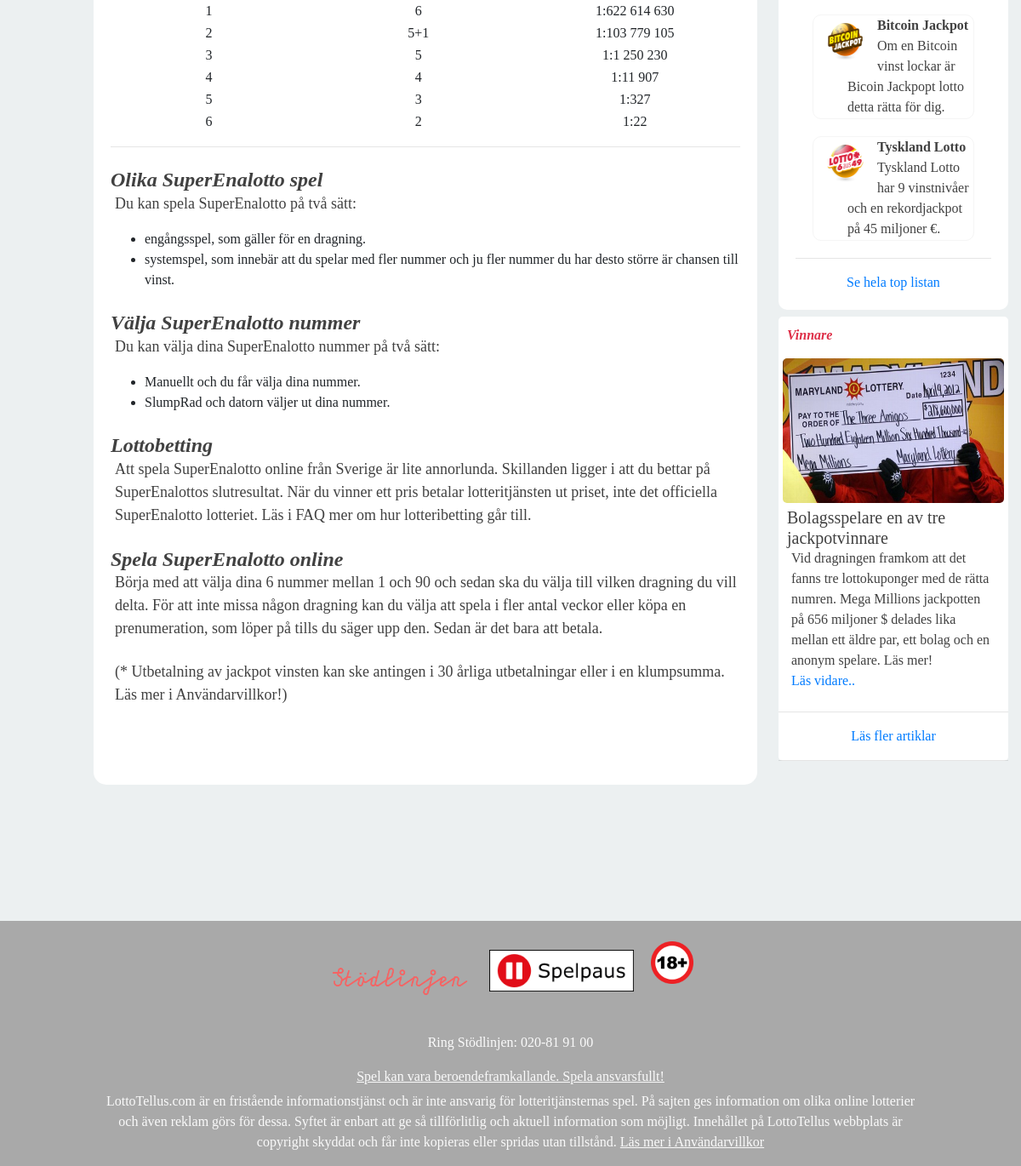
The app's page /lottery-superenalotto/ (lower part), older data.
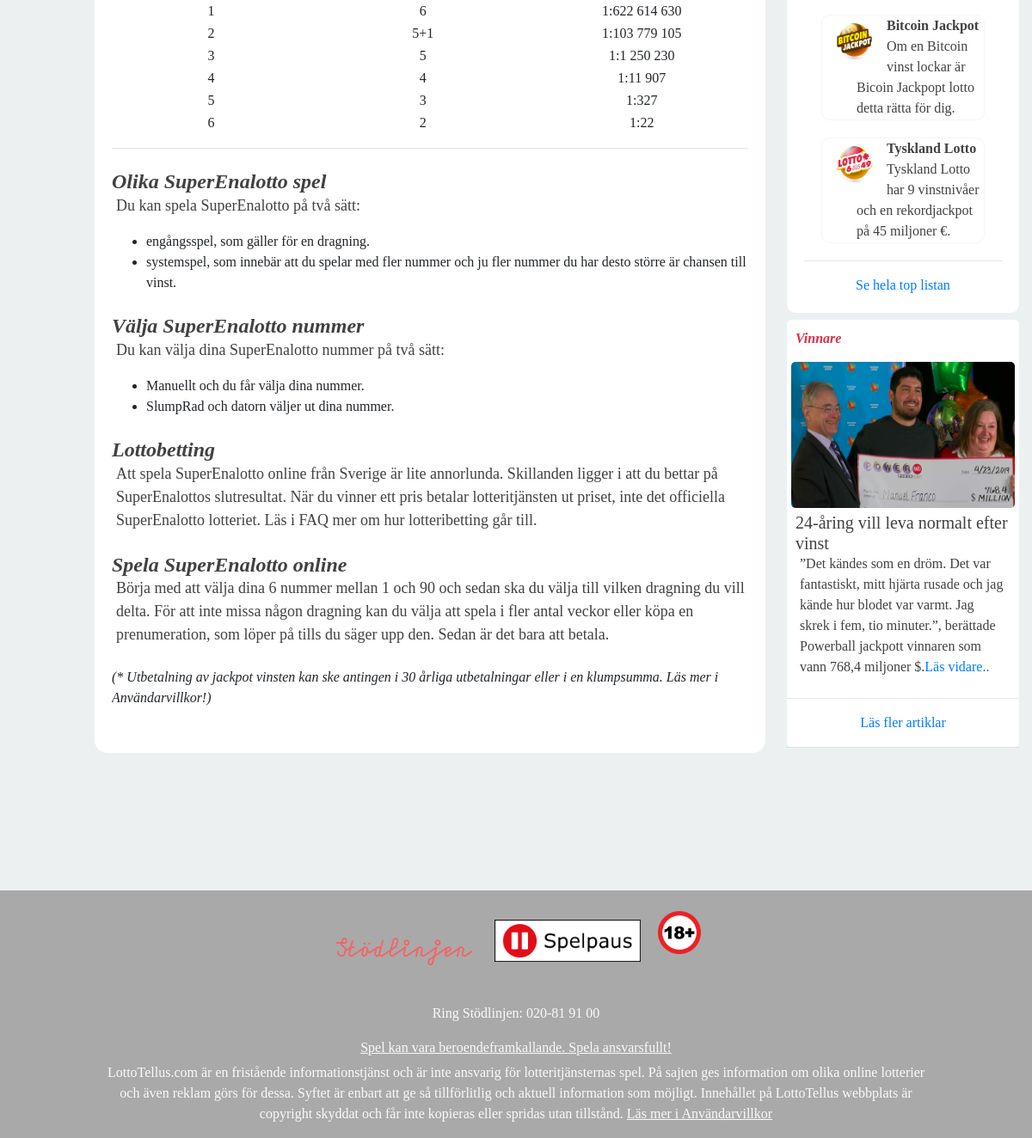
The same page, newer data.
### website/models.py (models this page shows, shortened)
class Lottery(models.Model):
	slug = models.SlugField(unique=True)
	supplier = models.ForeignKey(Lottery_supplier, on_delete=models.CASCADE)
	name_of_lottery = models.CharField(max_length=100)
	continent = models.CharField(max_length=100)
	provider = models.CharField(max_length=50, blank=True)
	jackpot = models.CharField(max_length=40, blank=True)
	odds = models.CharField(max_length=100, blank=True)
	dragnings_datum = models.CharField(max_length=400)
	pris_biljett = models.CharField(max_length=100, blank=True)
	intro_content = models.TextField(max_length=500, blank=True)
	logo = models.ImageField(default=None, blank=True)
	mini_content = models.CharField(max_length=100, blank=True)
	welcome_text = BleachField(blank=True)
	a_title = models.CharField(max_length=200, blank=True)
	a_content = BleachField(blank=True)
	a_content_image_right = models.ImageField(default=None, blank=True)
	b_title = models.CharField(max_length=200, blank=True)
	b_content = BleachField(blank=True)
	b_image = models.ImageField(default=None, blank=True)
	c_title = models.CharField(max_length=200, blank=True)
	c_content = BleachField(blank=True)
	d_title = models.CharField(max_length=200, blank=True)
	d_content = BleachField(blank=True)
	e_title = models.CharField(max_length=200, blank=True)
	e_content = BleachField(blank=True)
	f_title = models.CharField(max_length=200, blank=True)
	f_content = BleachField(blank=True)
	g_title = models.CharField(max_length=200, blank=True)
	g_content = BleachField(blank=True)
	h_title = models.CharField(max_length=200, blank=True)
	h_content = BleachField(blank=True)
	i_title = models.CharField(max_length=200, blank=True)
	i_content = BleachField(blank=True)
	j_title = models.CharField(max_length=200, blank=True)
	j_content = BleachField(blank=True)
	k_title = models.CharField(max_length=200, blank=True)
	k_content = BleachField(blank=True)
	l_title = models.CharField(max_length=200, blank=True)
	l_content = BleachField(blank=True)

class Winner(models.Model):
	slug = models.SlugField(unique=True)
	lottery = models.ForeignKey(Lottery, on_delete=models.CASCADE)
	meta_title = models.CharField(max_length=100, blank=True)
	meta_description = models.TextField(blank=True)
	amount_they_won = models.CharField(max_length=400, blank=True)
	profil_bild = models.ImageField(default=None, blank=True)
	welcome_title = models.CharField(max_length=100, blank=True)
	welcome_text = models.TextField(blank=True)
	content = BleachField(blank=True)
	bild = models.ImageField(default=None, blank=True)
	date = models.DateTimeField(auto_now_add=True)

### website/views.py (the view)
# urls.py: path('lottery-<slug>/', views.lottery_detail, name='lottery_detail'),
def lottery_detail(request, slug):
    lottery = Lottery.objects.get(slug=slug)
    article_links = Article_links.objects.all()
    lottery_supplier = Lottery_supplier.objects.filter(id=lottery.id)
    meta_tags = Meta_tags_for_lottery.objects.filter(lottery_id=lottery.id)
    winners_of_that_lottery = Winner.objects.filter(lottery_id=lottery.id)[:1]
    mini_list_lotteries = Lottery.objects.all()[:4]
    winner = Winner.objects.filter().last()
    context = {
        'article_links': article_links,
        'lottery_supplier': lottery_supplier,
        'meta_tags': meta_tags,
        'lottery': lottery,
        'winners_of_that_lottery': winners_of_that_lottery,
        'mini_list_lotteries': mini_list_lotteries,
        'winner': winner,
    }
    return render(request, 'lottery_page.html', context)

### website/templates/lottery_page.html (shortened to what this page needs)
{% extends 'base.html' %}
{% block content %}
<div class="row">
	<div class="col-lg-1">
	</div>
	<div class="col-lg-8">
		<div class='page_wrapper'>
			<div class="white_papper mt-2">
				<div class="content_box">
					<div class="lottery_content mt-4">
						<p> {{ lottery.e_content|safe  }}</p>
					</div>
					<div class="lottery_content mt-4">
						<h4> {{ lottery.f_title }}</h4>
						<p> {{ lottery.f_content|safe }}</p>
					</div>
					<div class="lottery_content mt-4">
						<h4> {{ lottery.g_title }}</h4>
						<p> {{ lottery.g_content|safe }}</p>
					</div>
					<div class="lottery_content mt-4">
						<h4> {{ lottery.h_title }}</h4>
						<p> {{ lottery.h_content|safe }}</p>
					</div>
					<div class="lottery_content mt-4">
						<h4> {{ lottery.i_title }}</h4>
						<p> {{ lottery.i_content|safe }}</p>
					</div>
					<div class="lottery_content mt-4">
						<p> {{ lottery.j_content|safe }}</p>
					</div>
					<div class="lottery_content mt-4">
						<label style="font-style:italic;">{{ lottery.k_content|safe }}</label>
					</div>
				</div>
			</div>
		</div>
	</div>
	<div class="col-lg-3">
		<div class="page_wrapper">
			<div class="white_papper_mini mt-3">
				{% for lottery in mini_list_lotteries %}
					<div class="lottery_mini_list_box">
						<div class="a_hover_box">
							<a href="{% url 'website:lottery_detail' slug=lottery.slug %}">
								{% if lottery.logo %}
								<div class="lottery_mini_list_logo">
									<img src="{{ lottery.logo.url }}" width="50" class="mt-2">
								</div>
								{% endif %}
								<div class="lottery_mini_list_content">
									<ul>
										<li><b>
										{{ lottery.name_of_lottery }}</b></li>
										<li>{{ lottery.mini_content }}</li>
									</ul>
								</div>
							</a>
						</div>
					</div>
				{% endfor %}
				<hr>
				<center> <a href="{% url 'website:highest_jackpots'%}" style="color:#007bff;"> Se hela top listan</a></center>
			</div>
			<div class="winner_mini_box  mt-2">
				<label class="winner_mini_box_label"> Vinnare </label>
				{% if winner.profil_bild %}
					<img class="center" src="{{winner.profil_bild.url}}">
				{% endif %}
				<div class="winner_mini_box_content">
					<a href="{% url 'website:winner_page' slug=winner.slug  %}" >
						<h5> {{ winner.welcome_title }} </h5>
						<p> {{ winner.welcome_text }}<label style="color:#007bff;"> Läs vidare..</label></p>
					</a>
				</div>
				<hr>
				<center> <a href="{% url 'website:all_article_page'%}" style="color:#007bff;"> Läs fler artiklar</a></center>
				<hr>
			</div>
		</div>
	</div>
</div>
{% include "footer.html" %}
{% endblock %}

Row changes from the older to the newer data that the page shows:
removed Winner: profil_bild (picture), welcome_title "Bolagsspelare en av tre jackpotvinnare", welcome_text "Vid dragningen framkom att det fanns tre lottokuponger med de rätta numren. Mega Millions jackpotten på 656 miljoner $ delades lika mellan ett äldre par, ett bolag och en anonym spelare. Läs mer!"
changed Lottery "Olika SuperEnalotto spel": k_content (not shown) → "(* Utbetalning av jackpot vinsten kan ske antingen i 30 årliga utbetalningar eller i en klumpsumma. Läs mer i Användarvillkor!)"; j_content "(* Utbetalning av jackpot vinsten kan ske antingen i 30 årliga utbetalningar eller i en klumpsumma. Läs mer i Användarvillkor!)" → (not shown)
now on this page (row edited): Winner: profil_bild (picture), welcome_title "24-åring vill leva normalt efter vinst", welcome_text "”Det kändes som en dröm. Det var fantastiskt, mitt hjärta rusade och jag kände hur blodet var varmt. Jag skrek i fem, tio minuter.”, berättade Powerball jackpott vinnaren som vann 768,4 miljoner $."
